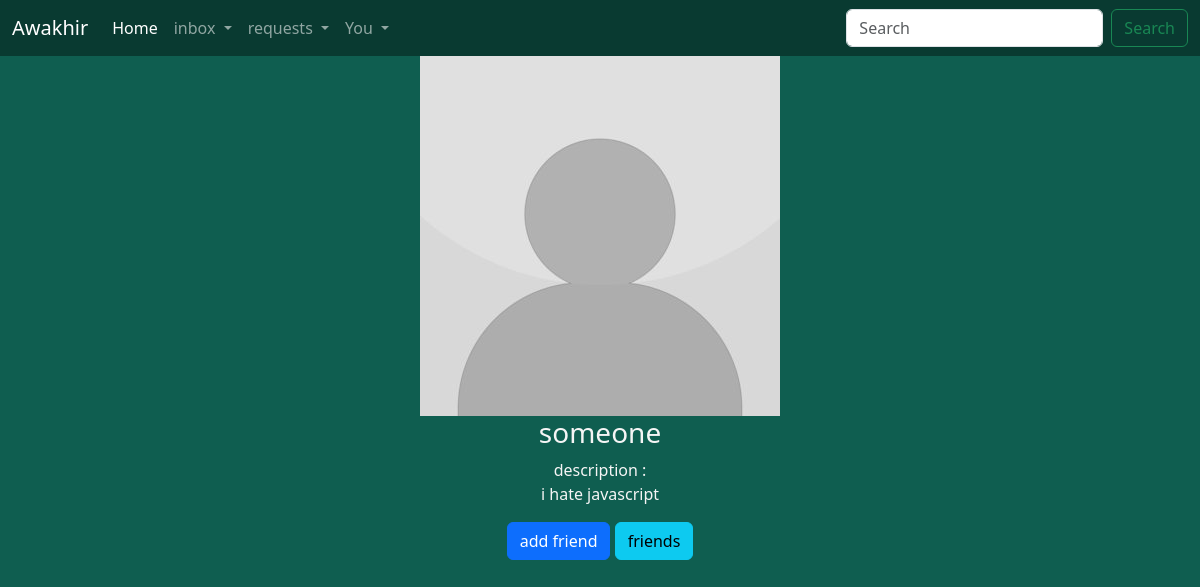
/account/someone (signed in), run on the app's committed database.
### main/models.py (models this page shows)
class User(AbstractUser):
    image = models.ImageField(default="default.jpg")
    bio = models.TextField(blank=True,null=True)
    friends = models.ManyToManyField('self')
    saves = models.ManyToManyField('Post',related_name="saved_posts")

### main/views.py (the view)
# urls.py: path("account/<str:name>",views.others,name="others_profile"),
@login_required(login_url="/login")
def others(request,name):
    var = 'add friend'
    user = models.User.objects.get(username =name)
    if user.id == request.user.id :
        return redirect("/profile")
    if user in request.user.friends.all():
        var = "unfriend"
        return render(request,"others.html",{"user":user,"var":var})
    try:
        x = request.user.send.get(rec = user)
        var = "cancel request"
        return render(request,"others.html",{"user":user,"var":var})
    except models.Requests.DoesNotExist:
        pass
    try:
        x = request.user.rcvd.get(send = user)
        var = "accept request"
        return render(request,"others.html",{"user":user,"var":var})
    except models.Requests.DoesNotExist:
        pass
    return render(request,"others.html",{"user":user,"var":var})

### main/templates/others.html (shortened to what this page needs)
{% extends 'base.html' %}
{% block body %}
{% load static %}
<div id="profile">
    <img src="{{user.image.url}}" id="profile_image">
    <h3>{{user.username}}</h3>
    <p>description :<br>{{user.bio}}</p>
    {% if var == "cancel request" %}
    <a href="/cancel/{{user.id}}"><button class="btn btn-primary" >{{var}}</button></a>
    {% elif var == "accept request" %}
    <a href="/accept/{{user.id}}"><button class="btn btn-primary" >{{var}}</button></a>
    {% else %}
    <a href="/add/{{user.id}}"><button class="btn btn-primary" >{{var}}</button></a>
    {% endif %}
    <button class="btn btn-info" id="friends-list" data-id="{{user.id}}">friends</button>
</div>
{% endblock %}

### static/style.css (style rules this page uses)
body { background-color: rgb(15, 94, 80); color: whitesmoke; }
#profile { text-align: center; word-wrap: break-word; }
#profile_image { width: 30%; height: auto; }

### data on the page
User: image (placeholder picture), username "someone", bio "i hate javascript"

### other printed values
{{ var }} "add friend"
